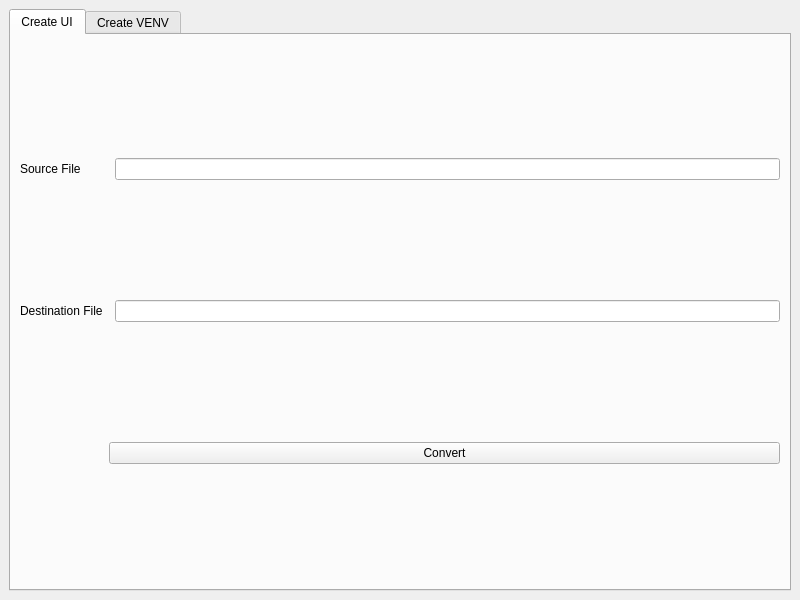
<?xml version="1.0" encoding="UTF-8"?>
<ui version="4.0">
 <class>MainWindow</class>
 <widget class="QMainWindow" name="MainWindow">
  <property name="geometry">
   <rect>
    <x>0</x>
    <y>0</y>
    <width>800</width>
    <height>600</height>
   </rect>
  </property>
  <property name="windowTitle">
   <string>GUI Python Tool</string>
  </property>
  <widget class="QWidget" name="centralwidget">
   <layout class="QGridLayout" name="gridLayout_3">
    <item row="0" column="0">
     <layout class="QGridLayout" name="gridLayout_2">
      <item row="0" column="0">
       <widget class="QTabWidget" name="tbUI">
        <property name="currentIndex">
         <number>0</number>
        </property>
        <widget class="QWidget" name="tbUIMaker">
         <attribute name="title">
          <string>Create UI</string>
         </attribute>
         <layout class="QGridLayout" name="gridLayout">
          <item row="1" column="0">
           <widget class="QLabel" name="lblDestination">
            <property name="text">
             <string>Destination File</string>
            </property>
           </widget>
          </item>
          <item row="0" column="2">
           <widget class="QLineEdit" name="txtSource"/>
          </item>
          <item row="1" column="2">
           <widget class="QLineEdit" name="txtDestination"/>
          </item>
          <item row="0" column="0">
           <widget class="QLabel" name="lblSource">
            <property name="text">
             <string>Source File</string>
            </property>
           </widget>
          </item>
          <item row="2" column="1" colspan="2">
           <widget class="QPushButton" name="cbConvert">
            <property name="text">
             <string>Convert</string>
            </property>
           </widget>
          </item>
         </layout>
        </widget>
        <widget class="QWidget" name="tbVenv">
         <attribute name="title">
          <string>Create VENV</string>
         </attribute>
         <layout class="QGridLayout" name="gridLayout_4">
          <item row="0" column="0">
           <widget class="QLabel" name="lblVenv">
            <property name="text">
             <string>VM Location</string>
            </property>
           </widget>
          </item>
          <item row="0" column="1">
           <widget class="QLineEdit" name="tbVenv_2"/>
          </item>
          <item row="1" column="1">
           <widget class="QPushButton" name="cbCreate">
            <property name="text">
             <string>Create</string>
            </property>
           </widget>
          </item>
         </layout>
        </widget>
       </widget>
      </item>
     </layout>
    </item>
   </layout>
  </widget>
 </widget>
 <resources/>
 <connections/>
</ui>
